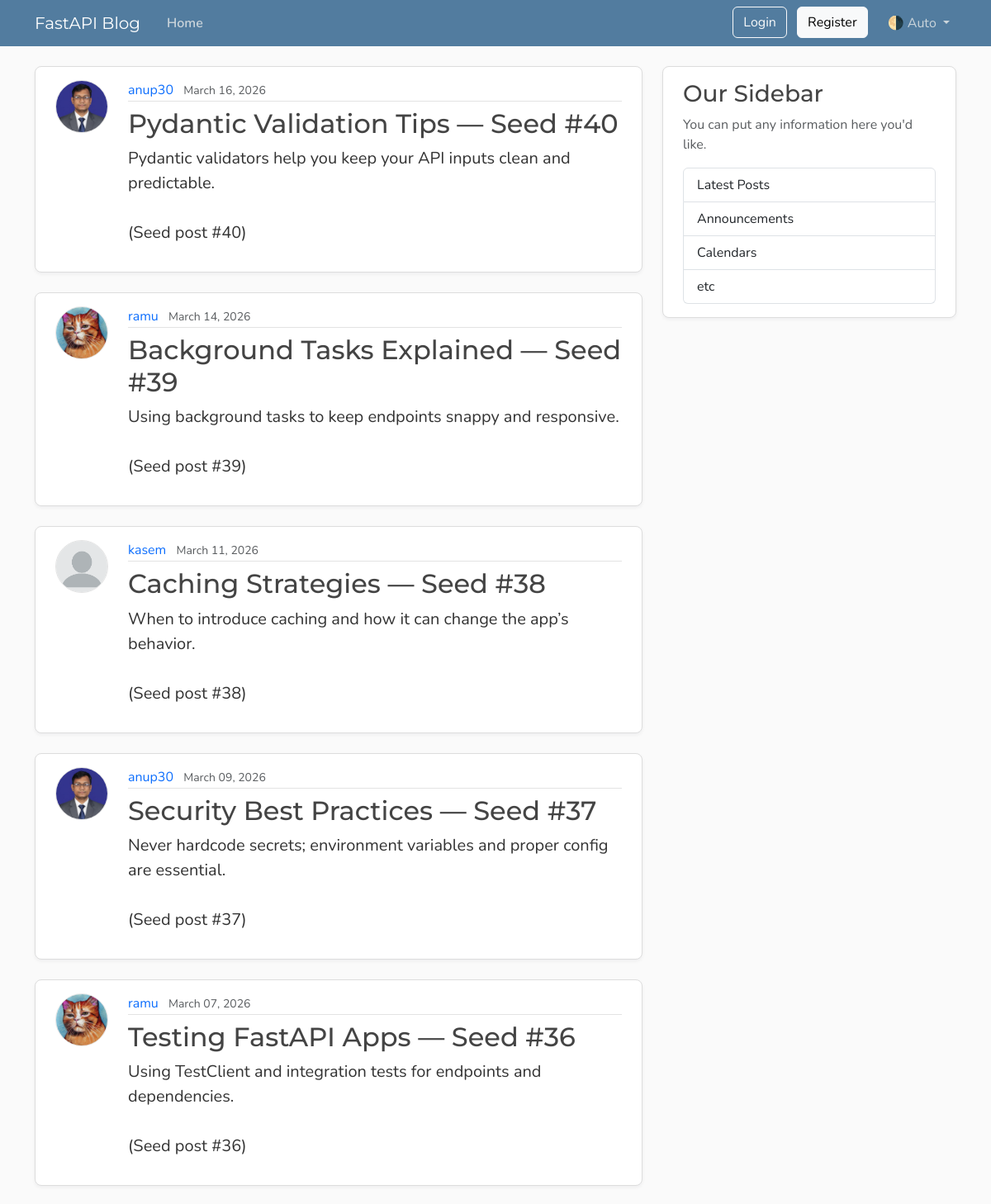
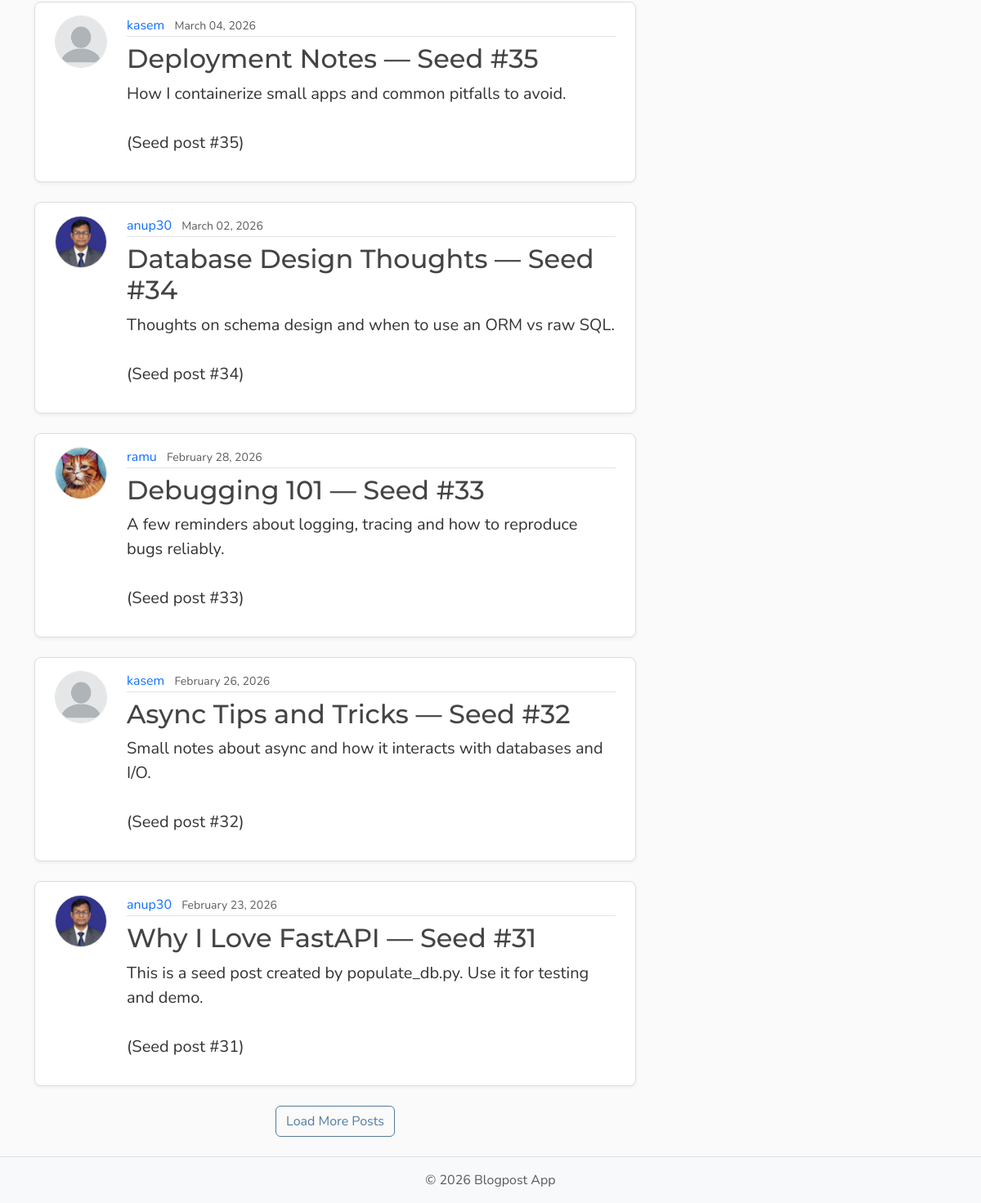
The page /posts on the database its author committed (2 pictures, top to bottom).
### models.py (models this page shows, shortened)
class Post(Base):
    __tablename__ = "posts"
    id: Mapped[int] = mapped_column(Integer, primary_key=True, index=True)
    title: Mapped[str] = mapped_column(String(100), nullable=False)
    content: Mapped[str] = mapped_column(Text, nullable=False)
    user_id: Mapped[int] = mapped_column(
        ForeignKey("users.id"),
        nullable=False,
        index=True,
    )
    date_posted: Mapped[datetime] = mapped_column(
        DateTime(timezone=True),
        default=lambda: datetime.now(UTC),
    )
    author: Mapped[User] = relationship(back_populates="posts")

class User(Base):
    __tablename__ = "users"
    id: Mapped[int] = mapped_column(Integer, primary_key=True, index=True)
    username: Mapped[str] = mapped_column(String(50), unique=True, nullable=False)
    email: Mapped[str] = mapped_column(String(120), unique=True, nullable=False)
    password_hash: Mapped[str] = mapped_column(String(128), nullable=False)
    image_file: Mapped[str | None] = mapped_column(
        String(200),
        nullable=True,
        default=None,
    )
    posts: Mapped[list[Post]] = relationship(
        back_populates="author",
        cascade="all, delete-orphan",
    )
    reset_tokens: Mapped[list[PasswordResetToken]] = relationship(
        back_populates="user",
        cascade="all, delete-orphan",
    )

### main.py (the view)
@app.get("/", include_in_schema=False, name="home")
@app.get("/posts", include_in_schema=False, name="posts")
async def home(request: Request, db: Annotated[AsyncSession, Depends(get_db)]):  # why Annotated? see get_db()
    count_result = await db.execute(select(func.count()).select_from(models.Post))
    total = count_result.scalar() or 0
    result = await db.execute(
        select(models.Post).options(selectinload(models.Post.author))  # selectinload(): avoids N+1 queries
        .order_by(models.Post.date_posted.desc())
        .limit(settings.posts_per_page),
    )
    posts = result.scalars().all()
    has_more = len(posts) < total
    return templates.TemplateResponse(
        request,
        "home.html",
        {
            "posts": posts,
            "title": "Home",
            "limit": settings.posts_per_page,
            "has_more": has_more,
        },
    )

### templates/home.html (shortened to what this page needs)
{% extends "layout.html" %}
{% block content %}
    <div id="postsContainer" data-limit="{{ limit }}" data-has-more="{{ 'true' if has_more else 'false' }}">
        {% for post in posts %}
            <article class="content-section py-3 px-4 mb-4">
                <div class="d-flex align-items-start gap-4">
                    <img class="rounded-circle article-img flex-shrink-0"
                         src="{{ post.author.image_path }}"
                         alt="{{ post.author.username }}'s profile picture"
                         width="64"
                         height="64"
                         loading="lazy">
                    <div class="flex-grow-1">
                        <div class="article-metadata mb-2">
                            <a class="me-2"
                               href="{{ url_for('user_posts', user_id=post.author.id) }}">{{ post.author.username }}</a>
                            <small class="text-body-secondary">{{ post.date_posted.strftime("%B %d, %Y") }}</small>
                        </div>
                        <h2>
                            <a class="article-title"
                               href="{{ url_for('post_page', post_id=post.id) }}">{{ post.title }}</a>
                        </h2>
                        <p class="article-content">{{ post.content }}</p>
                    </div>
                </div>
            </article>
        {% endfor %}
    </div>
    {% if has_more %}
        <div class="text-center mb-4">
            <button type="button" class="btn btn-outline-primary" id="loadMoreBtn">Load More Posts</button>
        </div>
    {% endif %}
{% endblock content %}

### static/css/main.css (style rules this page uses)
:root { --font-heading: "Montserrat", system-ui, -apple-system, BlinkMacSystemFont, sans-serif; --font-body: "Nunito", system-ui, -apple-system, BlinkMacSystemFont, sans-serif; --color-bg-body: #fafafa; --color-bg-content: #ffffff; --color-text-primary: #333333; --color-text-heading: #444444; --color-steel: #527c9f; --color-nav-link: #cbd5db; --color-nav-link-hover: #ffffff; --color-link-hover: #428bca; --color-border: #dddddd; --color-border-light: #e3e3e3; --spacing-xl: 5rem; --article-img-size: 4rem; --account-img-size: 7.813rem; }
body { font-family: var(--font-body); background: var(--color-bg-body); color: var(--color-text-primary); }
h1, h2, h3, h4, h5, h6 { font-family: var(--font-heading); color: var(--color-text-heading); }
a { text-decoration: none; }
.content-section { background: var(--color-bg-content); border: 1px solid var(--color-border); border-radius: 0.5rem; box-shadow: 0 2px 4px rgba(15, 23, 42, 0.05); transition: box-shadow 0.15s ease, transform 0.15s ease, border-color 0.15s ease; }
.article-title { color: var(--color-text-heading); transition: color 0.2s ease-in-out; }
.article-content { white-space: pre-line; font-size: 1.25rem; }
.article-img { height: var(--article-img-size); width: var(--article-img-size); flex-shrink: 0; object-fit: cover; border: 1px solid var(--color-border-light); box-shadow: 0 0 0 2px var(--color-bg-content); }
.article-metadata { padding-bottom: 0.063rem; border-bottom: 1px solid var(--color-border-light); }
.article-metadata a { transition: color 0.2s ease-in-out; }
.btn-outline-primary { --bs-btn-color: #527c9f; --bs-btn-border-color: #527c9f; --bs-btn-hover-color: #fff; --bs-btn-hover-bg: #466a87; --bs-btn-hover-border-color: #3f6179; --bs-btn-active-color: #fff; --bs-btn-active-bg: #3f6179; --bs-btn-active-border-color: #3a5b72; }

### rows shown on the page
Post: author.image_path (picture), author.username "anup30", date_posted "March 16, 2026", title "Pydantic Validation Tips — Seed #40", content "Pydantic validators help you keep your API inputs clean and predictable. (Seed post #40)"
Post: author.image_path (picture), author.username "ramu", date_posted "March 14, 2026", title "Background Tasks Explained — Seed #39", content "Using background tasks to keep endpoints snappy and responsive. (Seed post #39)"
Post: author.username "kasem", date_posted "March 11, 2026", title "Caching Strategies — Seed #38", content "When to introduce caching and how it can change the app’s behavior. (Seed post #38)"
Post: author.image_path (picture), author.username "anup30", date_posted "March 09, 2026", title "Security Best Practices — Seed #37", content "Never hardcode secrets; environment variables and proper config are essential. (Seed post #37)"
Post: author.image_path (picture), author.username "ramu", date_posted "March 07, 2026", title "Testing FastAPI Apps — Seed #36", content "Using TestClient and integration tests for endpoints and dependencies. (Seed post #36)"
Post: author.username "kasem", date_posted "March 04, 2026", title "Deployment Notes — Seed #35", content "How I containerize small apps and common pitfalls to avoid. (Seed post #35)"
Post: author.image_path (picture), author.username "anup30", date_posted "March 02, 2026", title "Database Design Thoughts — Seed #34", content "Thoughts on schema design and when to use an ORM vs raw SQL. (Seed post #34)"
Post: author.image_path (picture), author.username "ramu", date_posted "February 28, 2026", title "Debugging 101 — Seed #33", content "A few reminders about logging, tracing and how to reproduce bugs reliably. (Seed post #33)"
Post: author.username "kasem", date_posted "February 26, 2026", title "Async Tips and Tricks — Seed #32", content "Small notes about async and how it interacts with databases and I/O. (Seed post #32)"
Post: author.image_path (picture), author.username "anup30", date_posted "February 23, 2026", title "Why I Love FastAPI — Seed #31", content "This is a seed post created by populate_db.py. Use it for testing and demo. (Seed post #31)"
